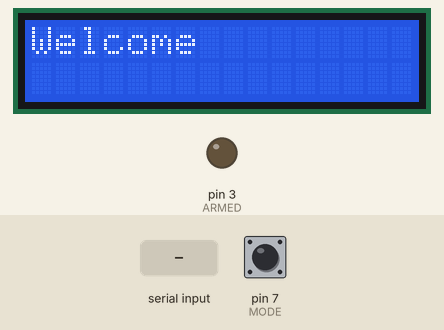
Recording of a sketch running on a simulated Arduino Uno, built with avr-gcc and run on an emulated ATmega328P. Shown: 16×2 character LCD, output pins drawn as LEDs (lit = HIGH). The test bench sets the inputs (shaded band); at power-on: pin 7 (MODE) HIGH.

Above: at 0.1 s.
6.3 s: "1" received over Serial
At 7.4 s:
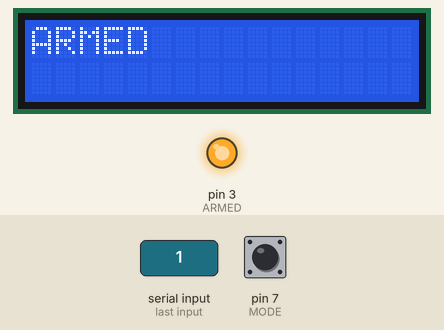
7.8 s: "2" received over Serial
At 8.6 s:
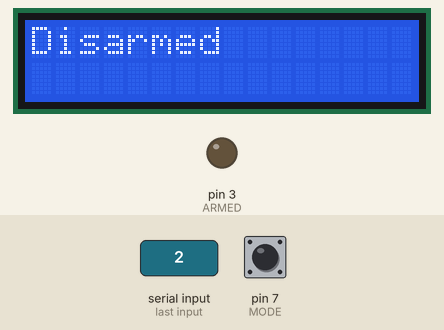
9.3 s: "3" received over Serial
At 9.8 s:
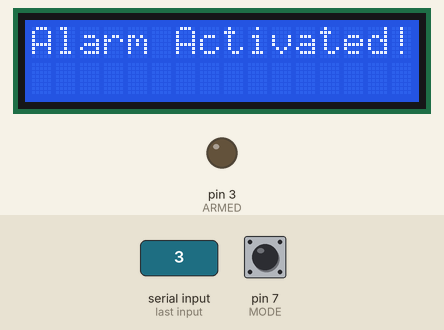
10.8 s: "5" received over Serial
At 12.0 s:
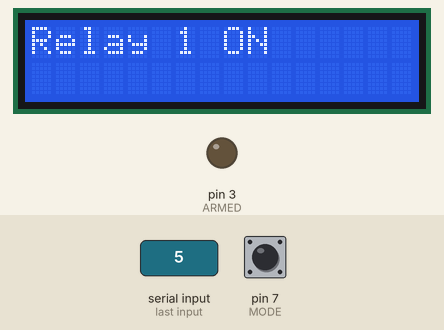
12.3 s: "6" received over Serial
At 13.2 s:
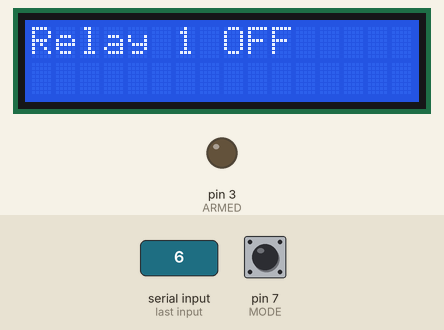
13.8 s: "4" received over Serial
At 14.3 s:
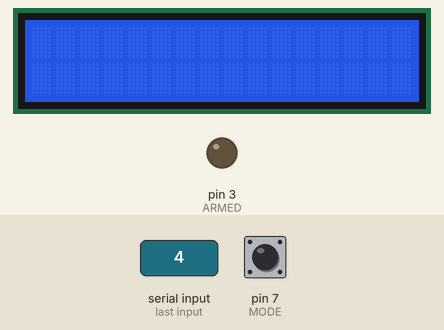
Timing chart, 0 to 16.3 s (numbered marks = the images above; inputs shaded):
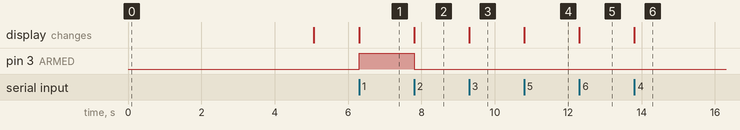

The sketch:

Wireless.ino
```cpp
#include  <LiquidCrystal.h>
#include <DS1307RTC.h>
#include <Time.h>
#include <Wire.h>
#define ARMED 3
#define MODE 7
int Buffer = 0;
int MODENOW = 0;
LiquidCrystal lcd(8, 13, 9, 10, 11, 12);
void setup()
{
  pinMode(ARMED, OUTPUT);
  Serial.begin(115200);
  pinMode(MODE, INPUT_PULLUP);
  lcd.begin(16, 2);
  lcd.clear();
  lcd.print("Welcome");
  delay(5000);
  lcd.clear();
  MODENOW = digitalRead(MODE);
}

void loop()
{
  if (MODENOW == HIGH)
  {
    Buffer = Serial.read();
    switch (Buffer){
      case '1':
      lcd.clear();
      lcd.print("ARMED");
      digitalWrite(ARMED,HIGH);
      break;
      case '2':
      lcd.clear();
      lcd.print("Disarmed");
      digitalWrite(ARMED,LOW);
      break;
      case '3':
      lcd.clear();
      lcd.print("Alarm Activated!");
      break;
      case'4':
      lcd.clear();
      break;
      case '5':
      lcd.clear();
      lcd.print("Relay 1 ON");
      break;
      case '6':
      lcd.clear();
      lcd.print("Relay 1 OFF");
      break;
    }
  }
  if (MODENOW == LOW) {
    lcd.clear();
    lcd.print(RTC.get());
    lcd.print(" Second");
    lcd.setCursor(0,1);
    lcd.print("since 1/1/1970");
    delay(1000);
  }
}
```

Measured:
- after the input at 6.3 s, pin 3 (ARMED): LOW → HIGH at once; the display: changes at once (image 1)
- after the input at 7.8 s, pin 3 (ARMED): HIGH → LOW at once; the display: changes at once (image 2)
- after the input at 9.3 s, the display: changes at once (image 3)
- after the input at 10.8 s, the display: changes at once (image 4)
- after the input at 12.3 s, the display: changes at once (image 5)
- after the input at 13.8 s, the display: changes at once (image 6)
